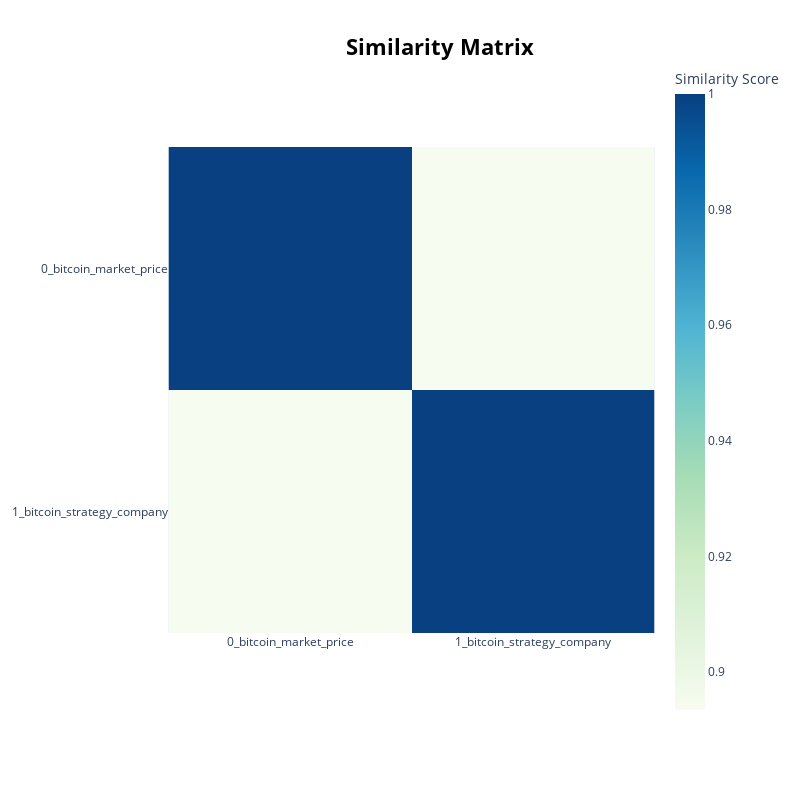

Here is the notebook cell this chart was saved with:
### Code cell
# -------- 3. Evaluiation of Bertopic's cluster --------

topics_words = []
for topic_id in set(topics):
    if topic_id == -1: continue
    words = [w for w, _ in topic_model.get_topic(topic_id)]
    topics_words.append(words)
    
# mesure how words in topics are related
docs_tokenized = [doc.split() for doc in news_df["text"]]


MAX_DOCS = 300
if len(docs_tokenized) > MAX_DOCS:
    docs_tokenized_sample = sample(docs_tokenized, MAX_DOCS)
else:
    docs_tokenized_sample = docs_tokenized

dictionary = Dictionary(docs_tokenized)

#c_v most used coherence measure 
cm = CoherenceModel(
    topics=topics_words,
    texts=docs_tokenized,
    dictionary=dictionary,
    coherence='c_v',
    processes=4
)

coherence = cm.get_coherence()
print("Topic Coherence:", coherence)

#HDBSCAN cluster stability score (more stable clusters have higher persistence)

clusterer = topic_model.hdbscan_model
stabilities = clusterer.cluster_persistence_
print(stabilities)

# doesn't work because there are few topics topic_model.visualize_topics()

topic_model.visualize_topics_over_time(topics_over_time)
topic_model.visualize_barchart(top_n_topics=10)
topic_model.visualize_heatmap()

### Figure 1 — Plotly figure (JSON) as saved in the notebook; plotly's stock layout.template omitted (floating-point values rounded to 4 significant figures)
{"data": [{"coloraxis": "coloraxis", "hovertemplate": "x: %{x}<br>y: %{y}<br>Similarity Score: %{z}<extra></extra>", "name": "0", "type": "heatmap", "x": ["0_bitcoin_market_price", "1_bitcoin_strategy_company"], "xaxis": "x", "y": ["0_bitcoin_market_price", "1_bitcoin_strategy_company"], "yaxis": "y", "z": [[1.0, 0.8935], [0.8935, 1.0]]}], "layout": {"coloraxis": {"colorbar": {"title": {"text": "Similarity Score"}}, "colorscale": [[0, "rgb(247,252,240)"], [0.125, "rgb(224,243,219)"], [0.25, "rgb(204,235,197)"], [0.375, "rgb(168,221,181)"], [0.5, "rgb(123,204,196)"], [0.625, "rgb(78,179,211)"], [0.75, "rgb(43,140,190)"], [0.875, "rgb(8,104,172)"], [1, "rgb(8,64,129)"]]}, "height": 800, "hoverlabel": {"bgcolor": "white", "font": {"family": "Rockwell", "size": 16}}, "legend": {"title": {"text": "Trend"}}, "margin": {"t": 60}, "showlegend": true, "title": {"font": {"color": "Black", "size": 22}, "text": "<b>Similarity Matrix</b>", "x": 0.55, "xanchor": "center", "y": 0.95, "yanchor": "top"}, "width": 800, "xaxis": {"anchor": "y", "constrain": "domain", "domain": [0, 1], "scaleanchor": "y"}, "yaxis": {"anchor": "x", "autorange": "reversed", "constrain": "domain", "domain": [0, 1]}}}
